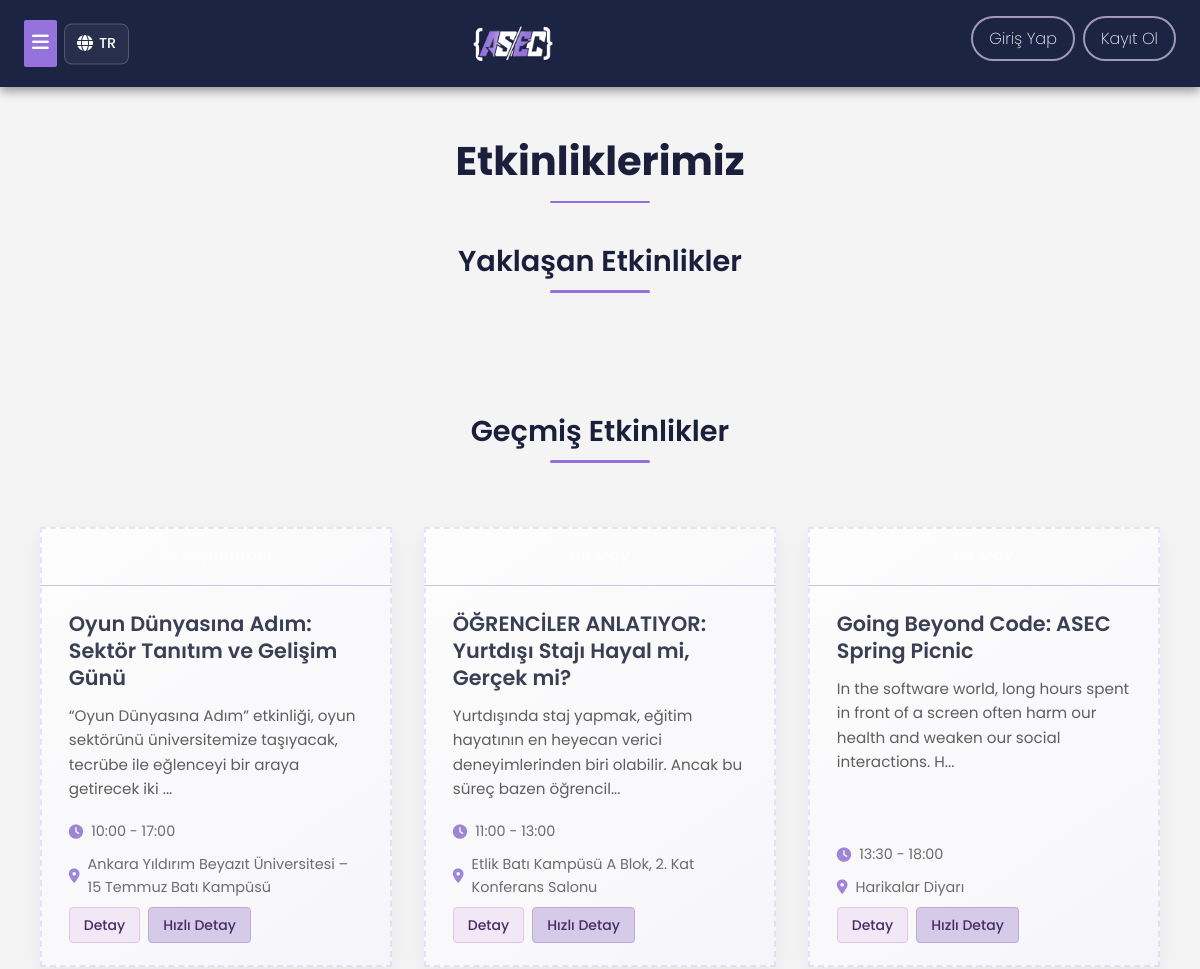
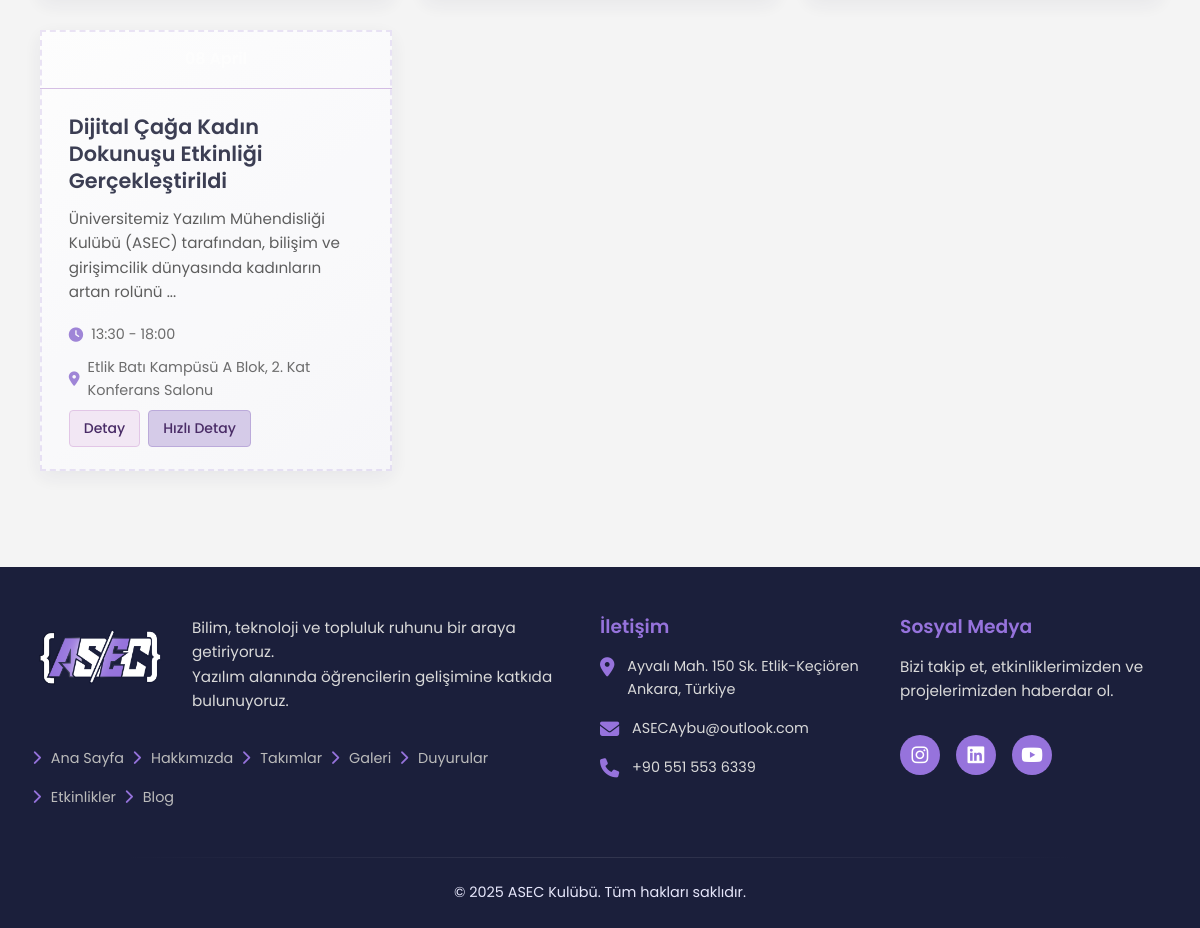
The app's page /etkinlikler with its own data (2 pictures, top to bottom).
### tables this page shows
CREATE TABLE `etkinlikler` (
  `id` int(11) NOT NULL,
  `baslik` varchar(255) NOT NULL,
  `baslik_en` varchar(255) DEFAULT NULL,
  `aciklama` text DEFAULT NULL,
  `aciklama_en` longtext DEFAULT NULL,
  `tarih` date NOT NULL,
  `saat` varchar(20) DEFAULT NULL,
  `yer` varchar(255) DEFAULT NULL,
  `kayit_link` varchar(255) DEFAULT NULL,
  `foto_link` varchar(255) DEFAULT NULL
);

### src/includes/lang.php (called while the page is built, shortened)
<?php
if (!defined('IN_ADMIN')) {
    $supportedLanguages = ['tr', 'en'];
    $langCode = isset($_COOKIE['lang']) && in_array($_COOKIE['lang'], $supportedLanguages, true)
        ? $_COOKIE['lang']
        : 'tr';
    function __t(string $key, ?string $fallback = null): string {
        global $translations, $langCode;
        if (isset($translations[$langCode][$key])) {
            return $translations[$langCode][$key];
        }
        return $key;
    }
}
?>

### src/etkinlikler.php (the view, shortened to what this page needs)
<!DOCTYPE html>
<html lang="<?php echo isset($langCode) ? htmlspecialchars($langCode) : 'tr'; ?>">
<head>
    <?php include 'includes/head-meta.php'; ?>
    <link rel="stylesheet" href="css/etkinlikler.css">
</head>
<body>
    <?php include 'header.php'; ?>
    <main>
        <div class="events-container">
            <h2 class="page-title"><?php echo __t('events.page.title'); ?></h2>
            <?php
            require_once 'db.php';
            require_once 'includes/lang.php';
            $currentLang = isset($langCode) ? $langCode : (isset($_COOKIE['lang']) ? $_COOKIE['lang'] : 'tr');
            $today = date('Y-m-d');
            $stmt = $pdo->prepare("SELECT * FROM etkinlikler ORDER BY tarih DESC");
            $stmt->execute();
            $etkinlikler = $stmt->fetchAll();
            ?>
            <section class="events-section">
                <h3 class="section-title"><?php echo __t('events.upcoming.title'); ?></h3>
                <div class="events-grid">
                </div>
            </section>
            <section class="events-section past-events">
                <h3 class="section-title"><?php echo __t('events.past.title'); ?></h3>
                <div class="events-grid">
                <?php foreach ($etkinlikler as $etkinlik):
                    if ($etkinlik['tarih'] < $today):
                        if ($currentLang == 'en' && !empty($etkinlik['baslik_en']) && !empty($etkinlik['aciklama_en'])) {
                            $display_baslik = $etkinlik['baslik_en'];
                            $display_aciklama = $etkinlik['aciklama_en'];
                        } else {
                            $display_baslik = $etkinlik['baslik'];
                            $display_aciklama = $etkinlik['aciklama'];
                        }
                    ?>
                    <div class="event-card past">
                        <div class="event-date">
                            <?php $t = strtotime($etkinlik['tarih']); ?>
                            <span class="day"><?= date('d', $t) ?></span>
                            <span class="month"><?= strftime('%B', $t) ?></span>
                        </div>
                        <div class="event-details">
                            <h4><?= htmlspecialchars($display_baslik) ?></h4>
                            <p class="event-description"><?= htmlspecialchars(mb_substr($display_aciklama, 0, 120)) . (mb_strlen($display_aciklama) > 120 ? '...' : '') ?></p>
                            <div class="event-info">
                                <span><i class="fas fa-clock"></i> <?= htmlspecialchars($etkinlik['saat']) ?></span>
                                <span><i class="fas fa-map-marker-alt"></i> <?= htmlspecialchars($etkinlik['yer']) ?></span>
                            </div>
                            <div style="margin-top: 8px; display: flex; gap: 8px;">
                                <a href="etkinlik-detay.php?id=<?= $etkinlik['id'] ?>" class="btn btn-sm btn-info"><?php echo __t('events.detail'); ?></a>
<a href="#" class="btn btn-sm btn-info detay-modal-btn" data-id="<?= $etkinlik['id'] ?>"><?php echo __t('events.quick_detail'); ?></a>
                            </div>
                        </div>
                    </div>
                <?php endif; endforeach; ?>
                </div>
            </section>
        </div>
    </main>
    <?php include 'footer.php'; ?>
</body>
</html>

### src/css/header.css (style rules this page uses)
.btn { position: relative; padding: 0.5rem 1rem; font-size: 1rem; font-weight: 200; color: white; background: none; border: 2px solid #a298b7; border-radius: 30px; cursor: pointer; overflow: hidden; transition: all 0.3s ease; }

### src/css/etkinlikler.css (style rules this page uses)
.events-container { max-width: 1200px; margin: 3rem auto 5rem; padding: 0 1.5rem; }
.page-title { font-size: 2.5rem; font-weight: 700; color: #1b1f3b; margin-bottom: 2.5rem; text-align: center; position: relative; padding-bottom: 1rem; }
.page-title::after { content: ""; position: absolute; bottom: 0; left: 50%; transform: translateX(-50%); width: 100px; height: 2px; background-color: #9370db; border-radius: 2px; }
.section-title { font-size: 1.8rem; font-weight: 600; color: #1b1f3b; margin: 2.5rem 0 3rem; position: relative; text-align: center; padding-bottom: 0.8rem; }
.section-title::after { content: ""; position: absolute; bottom: 0; left: 50%; transform: translateX(-50%); width: 100px; height: 3px; background-color: #9370db; border-radius: 2px; }
.events-grid { display: grid; grid-template-columns: repeat(auto-fill, minmax(330px, 1fr)); gap: 2rem; justify-content: center; padding: 1rem; }
.event-card { background: linear-gradient(145deg, #ffffff, #f7f7fb); overflow: hidden; box-shadow: 0 6px 20px rgba(27, 31, 59, 0.08); transition: all 0.35s ease; display: flex; flex-direction: column; justify-content: space-between; height: 100%; position: relative; }
.event-card::before { content: ""; position: absolute; inset: 0; border-radius: inherit; border: 2px dashed rgba(147, 112, 219, 0.2); pointer-events: none; }
.event-date { background: linear-gradient(135deg, #9370db); color: #fff; padding: 1rem; text-align: center; font-weight: 600; border-bottom: 1px solid rgba(106, 13, 173, 0.3); }
.event-details { padding: 1.5rem 1.8rem; flex-grow: 1; display: flex; flex-direction: column; justify-content: space-between; }
.event-details h4 { font-size: 1.3rem; font-weight: 600; color: #1b1f3b; margin-bottom: 0.8rem; }
.event-description { font-size: 0.95rem; color: #444; margin-bottom: 1.2rem; line-height: 1.6; flex-grow: 1; }
.event-info { display: flex; flex-direction: column; gap: 0.6rem; font-size: 0.9rem; color: #555; }
.event-info span { display: flex; align-items: center; }
.event-info i { color: #9370db; margin-right: 0.5rem; }
.event-card a { text-decoration: none; font-weight: 500; border-radius: 4px; padding: 6px 14px; font-size: 14px; transition: all 0.2s ease-in-out; display: inline-flex; align-items: center; justify-content: center; }
.event-card .btn-info:first-child { background: #f3e5f5; color: #2e0854; border: 1px solid #e1bee7; }
.event-card .btn-info.detay-modal-btn { background: #d1c4e9; color: #2e0854; border: 1px solid #b39ddb; }
.past { opacity: 0.85; filter: grayscale(0.1); }

### records on screen
etkinlikler: baslik "Oyun Dünyasına Adım: Sektör Tanıtım ve Gelişim Günü", aciklama "“Oyun Dünyasına Adım” etkinliği, oyun sektörünü üniversitemize taşıyacak, tecrübe ile eğlenceyi bir araya getirecek iki", saat "10:00 - 17:00", yer "Ankara Yıldırım Beyazıt Üniversitesi – 15 Temmuz Batı Kampüsü"
etkinlikler: baslik "ÖĞRENCİLER ANLATIYOR: Yurtdışı Stajı Hayal mi, Gerçek mi?", aciklama "Yurtdışında staj yapmak, eğitim hayatının en heyecan verici deneyimlerinden biri olabilir. Ancak bu süreç bazen öğrencil", saat "11:00 - 13:00", yer "Etlik Batı Kampüsü A Blok, 2. Kat Konferans Salonu"
etkinlikler: baslik "Going Beyond Code: ASEC Spring Picnic", aciklama "In the software world, long hours spent in front of a screen often harm our health and weaken our social interactions. H", saat "13:30 - 18:00", yer "Harikalar Diyarı"
etkinlikler: baslik "Dijital Çağa Kadın Dokunuşu Etkinliği Gerçekleştirildi", aciklama "Üniversitemiz Yazılım Mühendisliği Kulübü (ASEC) tarafından, bilişim ve girişimcilik dünyasında kadınların artan rolünü", saat "13:30 - 18:00", yer "Etlik Batı Kampüsü A Blok, 2. Kat Konferans Salonu"

### other values on screen
__t('lang.label') "TR"
__t('auth.login') "Giriş Yap"
__t('auth.register') "Kayıt Ol"
__t('events.page.title') "Etkinliklerimiz"
__t('events.upcoming.title') "Yaklaşan Etkinlikler"
__t('events.past.title') "Geçmiş Etkinlikler"
__t('footer.tagline') "Bilim, teknoloji ve topluluk ruhunu bir araya getiriyoruz. Yazılım alanında öğrencilerin gelişimine katkıda bulunuyoruz."
__t('footer.links.home') "Ana Sayfa"
__t('footer.links.about') "Hakkımızda"
__t('footer.links.teams') "Takımlar"
__t('footer.links.gallery') "Galeri"
__t('footer.links.announcements') "Duyurular"
__t('footer.links.events') "Etkinlikler"
__t('footer.links.blog') "Blog"
__t('footer.contact') "İletişim"
